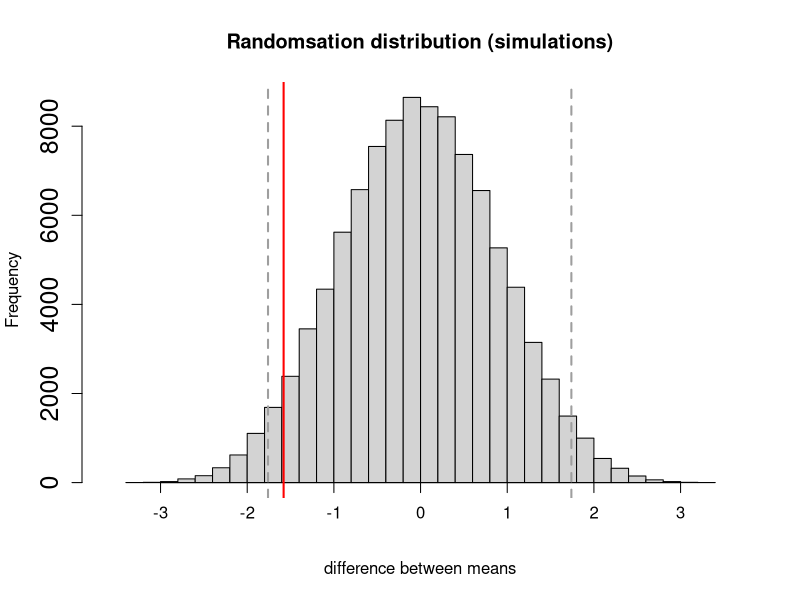

This figure's R source:
# Author: David Colquhoun, University College London
#
#Two_mean_simulation
require(MASS)
#require(graphics)

#START INPUTS
mynsim=100000  #number of re-amplings to run
# Define name of output text file
outfile="rantest2.txt" #name for output file
#define the two samples
#test by using Cushny data
myn=10
mysampA=c(0.7,-1.6,-0.2,-1.2,-0.1,3.4,3.7,0.8,0.0,2)
mysampB=c(1.9,0.8,1.1,0.1,-0.1,4.4,5.5,1.6,4.6,3.4)

#END OF INPUTS
#
#myobsdif= -1.58
meanA=sum(mysampA/myn)
meanB=sum(mysampB/myn)
myobsdif= meanA-meanB
sdA=sd(mysampA)
sdB=sd(mysampB)

#initialisations
#
difmean1=vector(length=mynsim)  #for randist
difmean1[1:mynsim]=0
difmean2=vector(length=mynsim)  #for bootstrap
difmean2[1:mynsim]=0
#
nranlo=0 # number of diffs <= obs diff
nranhi=0 # number of diffs >= minus (obs diff)
nbootlo=0
nboothi=0
#
# Do t test
myresult=t.test(mysampB,mysampA,alternative="two.sided", paired = FALSE, var.equal = TRUE,
                conf.level = 0.95)
mydiff = myresult$estimate[1]-myresult$estimate[2]
myp=myresult$p.value
mypval=myp 
myloCI=myresult$conf.int[1]
myhiCI=myresult$conf.int[2]
#
#put all obs into one array
allobs <- c(mysampA, mysampB)
totobs=sum(allobs)
#
# set random number generator seed so sequence repeats
#set.seed(1941)
#
for (myr in c(1:mynsim))
{
  #Randomisation test
  rsamp1 <-sample(allobs,myn, replace=FALSE)
  mysumA=sum(rsamp1)
  mysumB=totobs-mysumA
  difmean1[myr]=(mysumA-mysumB)/myn
  difmean2[myr]=(mysumA-mysumB)/myn
  if (difmean1[myr] <= myobsdif) nranlo=nranlo+1
  if (difmean1[myr] >= -myobsdif) nranhi=nranhi+1
  

  #repeat for sampling with replacement (bootstrap)
  rsamp2 <-sample(allobs,myn, replace=TRUE)
  mysumA=sum(rsamp2)
  mysumB=totobs-mysumA
  difmean2[myr]=(mysumA-mysumB)/myn
  if (difmean2[myr] <= myobsdif) nbootlo=nbootlo+1
  if (difmean2[myr] >= -myobsdif) nboothi=nboothi+1
  }

# mean and sd
mean1=mean(difmean1)   # for ran dist
sd1=sd(difmean1)
mean2=mean(difmean2)   # for bootstrap
sd2=sd(difmean2)
# percentiles as limits
lo95lim=quantile(difmean1, probs=0.025, names=FALSE)
hi95lim=quantile(difmean1, probs=0.975, names=FALSE)
lo95lim2=quantile(difmean2, probs=0.025, names=FALSE)
hi95lim2=quantile(difmean2, probs=0.975, names=FALSE)

# proportion of values below obs diff
ptoplo=nranlo/mynsim
# proportion of values above minus() obs diff)
ptophi=nranhi/mynsim
#two tail P
p2tail=ptoplo+ptophi
#
#plot histogram of diff between means
X11()   #next plot in new window
xlo=mean1-4*sd1
xhi=mean1+4*sd1
#ensurobs difference (red line) is in scale
if(myobsdif<=xlo) xlo=min(trunc(myobsdif-2*sd1),xlo)
if(myobsdif>=xlo) xhi=max(xhi,trunc(myobsdif+2*sd1))
xlim1=c(xlo,xhi)
# supresses x axis http://www.statmethods.net/advgraphs/axes.html

mydat=hist(difmean1,breaks=40,xlim=xlim1,cex.axis=1.5,xaxt="n",main="Randomsation distribution (simulations)", xlab="difference between means")
axis(side=1,pos=0,at=seq(-3,3,1))  #draw x axis at y = 0
summary(mydat)
# red line for obsdif
# lines for quantiles
abline(v=myobsdif, col="red", lwd=2)
abline(v=c(lo95lim,hi95lim),col=320,lty=2, lwd=2)   #quantiles
#
#
str(mydat)
#
#write results to a file (use 'cat' not 'write' to output list 
#
cat("Randomisation distribution using random samples","\n",file=outfile,append=FALSE)
cat("INPUTS","\n",file=outfile,append=TRUE)
cat("number of resamplings = ",mynsim,"\n",file=outfile,append=TRUE)
cat("number obs per sample = ",myn,"\n",file=outfile,append=TRUE)
cat("sample A", mysampA, "\n", file=outfile,append=TRUE)
cat("sample B", mysampB,"\n", file=outfile,append=TRUE)

cat("\n","OUTPUTS","\n",file=outfile,append=TRUE)
cat("mean for sample A= ",meanA,"\n",file=outfile,append=TRUE)
cat("mean for sample B = ",meanB,"\n",file=outfile,append=TRUE)
cat("Observed difference between means (A-B)",myobsdif, "\n",file=outfile,append=TRUE)
cat("SD for sample A) = ",sdA,"\n",file=outfile,append=TRUE)
cat("SD for sample B) = ",sdB,"\n",file=outfile,append=TRUE)
cat("mean and SD for randomisation dist = ",mean1,sd1,"\n",file=outfile,append=TRUE)
cat("quantiles for ran dist (0.025, 0.975)", lo95lim,hi95lim, "\n","\n", file=outfile,append=TRUE)
#
cat("Area below observed diff",ptoplo,"\n",file=outfile,append=TRUE)
cat("Area above minus observed diff",ptophi,"\n",file=outfile,append=TRUE)
cat("Two-tailed P value",p2tail,"\n","\n",file=outfile,append=TRUE)
#
cat("Result of t test","\n",file=outfile,append=TRUE)
cat("P value (2 tail)", mypval, "\n",file=outfile,append=TRUE)
cat("confidence interval", myloCI, myhiCI, "\n",file=outfile,append=TRUE)